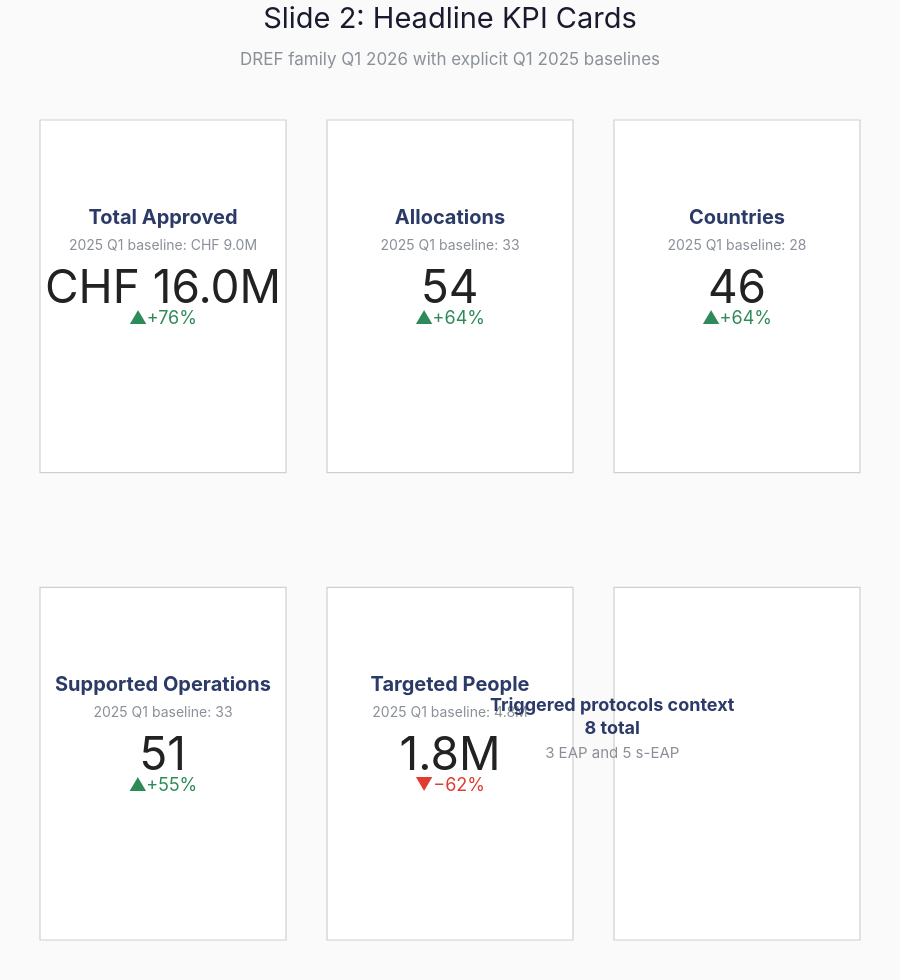

The cell this chart's notebook holds for it:
### Code cell
# ── Slide 2 KPI Cards — roomier layout with explicit 2025 baselines ──────────
fig = go.Figure()

card_sequence = ['Total Approved', 'Allocations', 'Countries', 'Supported Operations', 'Targeted People']
card_metrics = slide2_metrics.set_index('label').loc[card_sequence].reset_index()

domains = [
    {'x': [0.00, 0.30], 'y': [0.57, 1.00]},
    {'x': [0.35, 0.65], 'y': [0.57, 1.00]},
    {'x': [0.70, 1.00], 'y': [0.57, 1.00]},
    {'x': [0.00, 0.30], 'y': [0.00, 0.43]},
    {'x': [0.35, 0.65], 'y': [0.00, 0.43]},
]
note_domain = {'x': [0.70, 1.00], 'y': [0.00, 0.43]}


def indicator_spec(row):
    if row.label == 'Total Approved':
        return row.value_2026 / 1_000_000, row.value_2025 / 1_000_000, 'CHF ', 'M', '.1f'
    if row.label == 'Targeted People':
        return row.value_2026 / 1_000_000, row.value_2025 / 1_000_000, '', 'M', '.1f'
    return row.value_2026, row.value_2025, '', '', ',.0f'


for row, domain in zip(card_metrics.itertuples(index=False), domains):
    value, reference, prefix, suffix, valueformat = indicator_spec(row)
    baseline_text = human_chf(row.value_2025) if row.formatter == 'chf' else human_number(row.value_2025)

    fig.add_trace(
        go.Indicator(
            mode='number+delta',
            value=value,
            number={
                'prefix': prefix,
                'suffix': suffix,
                'valueformat': valueformat,
                'font': {'size': 46, 'color': INK, 'family': FLR_FONT},
            },
            delta={
                'reference': reference,
                'relative': True,
                'valueformat': '+.0%',
                'font': {'size': 18, 'family': FLR_FONT},
                'position': 'bottom',
                'increasing': {'color': '#2e8b57'},
                'decreasing': {'color': IFRC_RED},
            },
            title={
                'text': (
                    f'<b>{row.label}</b><br>'
                    f'<span style="font-size:14px;color:{FLR_MUTED};">'
                    f'2025 Q1 baseline: {baseline_text}'
                    '</span>'
                ),
                'font': {'size': 20, 'color': NAVY, 'family': FLR_FONT},
            },
            domain=domain,
        )
    )

for domain in domains + [note_domain]:
    fig.add_shape(
        type='rect',
        xref='paper',
        yref='paper',
        x0=domain['x'][0],
        x1=domain['x'][1],
        y0=domain['y'][0],
        y1=domain['y'][1],
        line={'color': FLR_LINE, 'width': 1.2},
        fillcolor='white',
        layer='below',
    )

fig.add_annotation(
    x=(note_domain['x'][0] + note_domain['x'][1]) / 2,
    y=(note_domain['y'][0] + note_domain['y'][1]) / 2,
    xref='paper',
    yref='paper',
    text=(
        '<b>Triggered protocols context</b><br>'
        f'<span style="font-size:18px;color:{NAVY};"><b>{len(protocol_context)} total</b></span><br>'
        f'<span style="font-size:15px;color:{FLR_MUTED};">'
        f"{protocol_counts.get('EAP', 0)} EAP and {protocol_counts.get('s-EAP', 0)} s-EAP"
        '</span>'
    ),
    showarrow=False,
    align='center',
    font={'size': 18, 'color': NAVY, 'family': FLR_FONT},
)

fig.update_layout(
    **flr_layout(
        'Slide 2: Headline KPI Cards',
        subtitle='DREF family Q1 2026 with explicit Q1 2025 baselines',
        height=980,
        margin_l=40,
        margin_r=40,
        margin_t=120,
        margin_b=40,
    ),
)

save_figure(fig, 'slide_02_kpi_cards', width=1400, height=980)
fig

### Figure 1 — Plotly figure (JSON) as saved in the notebook; plotly's stock layout.template omitted (floating-point values rounded to 4 significant figures)
{"data": [{"delta": {"decreasing": {"color": "#E03C31"}, "font": {"family": "Inter, Segoe UI, Helvetica Neue, Arial, sans-serif", "size": 18}, "increasing": {"color": "#2e8b57"}, "position": "bottom", "reference": 9.048, "relative": true, "valueformat": "+.0%"}, "domain": {"x": [0, 0.3], "y": [0.57, 1]}, "mode": "number+delta", "number": {"font": {"color": "#222222", "family": "Inter, Segoe UI, Helvetica Neue, Arial, sans-serif", "size": 46}, "prefix": "CHF ", "suffix": "M", "valueformat": ".1f"}, "title": {"font": {"color": "#2B3A67", "family": "Inter, Segoe UI, Helvetica Neue, Arial, sans-serif", "size": 20}, "text": "<b>Total Approved</b><br><span style=\"font-size:14px;color:#8a8f98;\">2025 Q1 baseline: CHF 9.0M</span>"}, "type": "indicator", "value": 15.96}, {"delta": {"decreasing": {"color": "#E03C31"}, "font": {"family": "Inter, Segoe UI, Helvetica Neue, Arial, sans-serif", "size": 18}, "increasing": {"color": "#2e8b57"}, "position": "bottom", "reference": 33, "relative": true, "valueformat": "+.0%"}, "domain": {"x": [0.35, 0.65], "y": [0.57, 1]}, "mode": "number+delta", "number": {"font": {"color": "#222222", "family": "Inter, Segoe UI, Helvetica Neue, Arial, sans-serif", "size": 46}, "prefix": "", "suffix": "", "valueformat": ",.0f"}, "title": {"font": {"color": "#2B3A67", "family": "Inter, Segoe UI, Helvetica Neue, Arial, sans-serif", "size": 20}, "text": "<b>Allocations</b><br><span style=\"font-size:14px;color:#8a8f98;\">2025 Q1 baseline: 33</span>"}, "type": "indicator", "value": 54}, {"delta": {"decreasing": {"color": "#E03C31"}, "font": {"family": "Inter, Segoe UI, Helvetica Neue, Arial, sans-serif", "size": 18}, "increasing": {"color": "#2e8b57"}, "position": "bottom", "reference": 28, "relative": true, "valueformat": "+.0%"}, "domain": {"x": [0.7, 1], "y": [0.57, 1]}, "mode": "number+delta", "number": {"font": {"color": "#222222", "family": "Inter, Segoe UI, Helvetica Neue, Arial, sans-serif", "size": 46}, "prefix": "", "suffix": "", "valueformat": ",.0f"}, "title": {"font": {"color": "#2B3A67", "family": "Inter, Segoe UI, Helvetica Neue, Arial, sans-serif", "size": 20}, "text": "<b>Countries</b><br><span style=\"font-size:14px;color:#8a8f98;\">2025 Q1 baseline: 28</span>"}, "type": "indicator", "value": 46}, {"delta": {"decreasing": {"color": "#E03C31"}, "font": {"family": "Inter, Segoe UI, Helvetica Neue, Arial, sans-serif", "size": 18}, "increasing": {"color": "#2e8b57"}, "position": "bottom", "reference": 33, "relative": true, "valueformat": "+.0%"}, "domain": {"x": [0, 0.3], "y": [0, 0.43]}, "mode": "number+delta", "number": {"font": {"color": "#222222", "family": "Inter, Segoe UI, Helvetica Neue, Arial, sans-serif", "size": 46}, "prefix": "", "suffix": "", "valueformat": ",.0f"}, "title": {"font": {"color": "#2B3A67", "family": "Inter, Segoe UI, Helvetica Neue, Arial, sans-serif", "size": 20}, "text": "<b>Supported Operations</b><br><span style=\"font-size:14px;color:#8a8f98;\">2025 Q1 baseline: 33</span>"}, "type": "indicator", "value": 51}, {"delta": {"decreasing": {"color": "#E03C31"}, "font": {"family": "Inter, Segoe UI, Helvetica Neue, Arial, sans-serif", "size": 18}, "increasing": {"color": "#2e8b57"}, "position": "bottom", "reference": 4.81, "relative": true, "valueformat": "+.0%"}, "domain": {"x": [0.35, 0.65], "y": [0, 0.43]}, "mode": "number+delta", "number": {"font": {"color": "#222222", "family": "Inter, Segoe UI, Helvetica Neue, Arial, sans-serif", "size": 46}, "prefix": "", "suffix": "M", "valueformat": ".1f"}, "title": {"font": {"color": "#2B3A67", "family": "Inter, Segoe UI, Helvetica Neue, Arial, sans-serif", "size": 20}, "text": "<b>Targeted People</b><br><span style=\"font-size:14px;color:#8a8f98;\">2025 Q1 baseline: 4.8M</span>"}, "type": "indicator", "value": 1.833}], "layout": {"annotations": [{"align": "center", "font": {"color": "#2B3A67", "family": "Inter, Segoe UI, Helvetica Neue, Arial, sans-serif", "size": 18}, "showarrow": false, "text": "<b>Triggered protocols context</b><br><span style=\"font-size:18px;color:#2B3A67;\"><b>8 total</b></span><br><span style=\"font-size:15px;color:#8a8f98;\">3 EAP and 5 s-EAP</span>", "x": 0.85, "xref": "paper", "y": 0.215, "yref": "paper"}], "font": {"color": "#444444", "family": "Inter, Segoe UI, Helvetica Neue, Arial, sans-serif", "size": 15}, "height": 980, "hoverlabel": {"bgcolor": "white", "bordercolor": "#ddd", "font": {"family": "Inter, Segoe UI, Helvetica Neue, Arial, sans-serif", "size": 13}}, "margin": {"b": 40, "l": 40, "r": 40, "t": 120}, "paper_bgcolor": "#fafafa", "plot_bgcolor": "#fafafa", "shapes": [{"fillcolor": "white", "layer": "below", "line": {"color": "#d0d0d0", "width": 1.2}, "type": "rect", "x0": 0, "x1": 0.3, "xref": "paper", "y0": 0.57, "y1": 1, "yref": "paper"}, {"fillcolor": "white", "layer": "below", "line": {"color": "#d0d0d0", "width": 1.2}, "type": "rect", "x0": 0.35, "x1": 0.65, "xref": "paper", "y0": 0.57, "y1": 1, "yref": "paper"}, {"fillcolor": "white", "layer": "below", "line": {"color": "#d0d0d0", "width": 1.2}, "type": "rect", "x0": 0.7, "x1": 1, "xref": "paper", "y0": 0.57, "y1": 1, "yref": "paper"}, {"fillcolor": "white", "layer": "below", "line": {"color": "#d0d0d0", "width": 1.2}, "type": "rect", "x0": 0, "x1": 0.3, "xref": "paper", "y0": 0, "y1": 0.43, "yref": "paper"}, {"fillcolor": "white", "layer": "below", "line": {"color": "#d0d0d0", "width": 1.2}, "type": "rect", "x0": 0.35, "x1": 0.65, "xref": "paper", "y0": 0, "y1": 0.43, "yref": "paper"}, {"fillcolor": "white", "layer": "below", "line": {"color": "#d0d0d0", "width": 1.2}, "type": "rect", "x0": 0.7, "x1": 1, "xref": "paper", "y0": 0, "y1": 0.43, "yref": "paper"}], "title": {"font": {"color": "#1a1a2e", "family": "Inter, Segoe UI Semibold, Inter, Segoe UI, Helvetica Neue, Arial, sans-serif", "size": 29}, "pad": {"b": 26, "t": 8}, "text": "Slide 2: Headline KPI Cards<br><span style=\"font-size:17px;color:#8a8f98;\">DREF family Q1 2026 with explicit Q1 2025 baselines</span>", "x": 0.5, "xanchor": "center", "y": 0.98, "yanchor": "top"}}}
